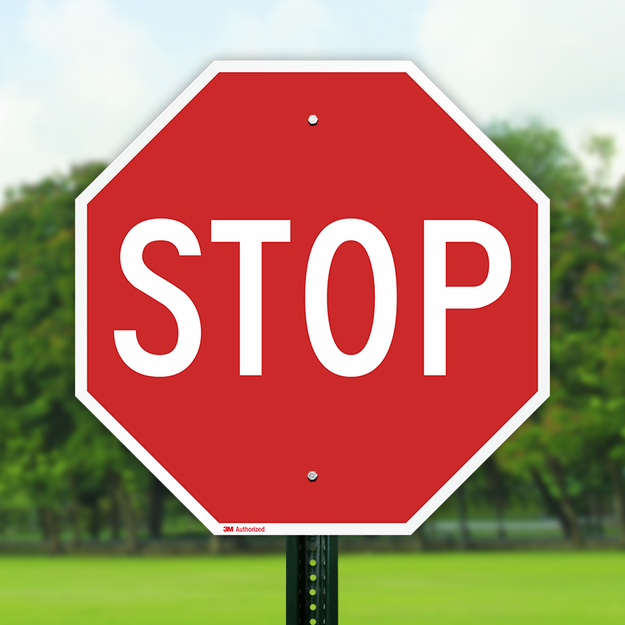
#> input picture week1/stopsign.png, 625 x 625 px, shrunk from 800 x 800 before the run
$ python 01_skill_booster.py
#> lines starting #> are read from the running program, lines starting #| are printed output that depends on the picture; after the words box and inside, x2 and y2 are one past the last pixel; in counts of white or black regions, pixels touching at a corner belong together
import cv2
import numpy as np
import sys

filepath = sys.argv[1] if len(sys.argv) > 1 else "stopsign.png"
img = cv2.imread(filepath)
#> img is the input picture: shape (625, 625, 3); mean B, G, R 103.1, 127.7, 175.1

COLORSHSV = {
    "red1": ([0, 80, 80], [10, 255, 255]),
    "red2": ([170, 80, 80], [179, 255, 255]),
    "orange": ([11, 80, 80], [25, 255, 255]),
    "yellow": ([26, 80, 80], [34, 255, 255]),
    "green": ([35, 80, 80], [85, 255, 255]),
    "blue": ([86, 80, 80], [130, 255, 255]),
    "purple": ([131, 80, 80], [169, 255, 255]),
    "white": ([0, 0, 200], [179, 30, 255]),
    "black": ([0, 0, 0], [179, 255, 50])

}


def createcolormasks(image, title, save=False):
#> called with title = 'Original Image', save = True
    hsv_image = cv2.cvtColor(image, cv2.COLOR_BGR2HSV)
#> hsv_image: shape (625, 625, 3); mean H, S, V 32.7, 127.4, 187.8
    masks = {}

    #create color masks, currently hard coded for red, orange, yellow, green, blue, and purple
    for color, value in COLORSHSV.items():
        lower = np.array(value[0], dtype=np.uint8)
        upper = np.array(value[1], dtype=np.uint8)
        masks[color] = cv2.inRange(hsv_image, lower, upper)
#> after the loop, masks = 9 items

        #cv2.imshow(title, image)
    #handle red separately since it wraps around the hue spectrum
    masks["red"] = cv2.bitwise_or(masks.pop("red1"), masks.pop("red2"))

    # save images if save is True
    if save:
        for color, mask in masks.items():
            mask_image = cv2.bitwise_and(image, image, mask=mask)
            cv2.imshow(f"{color} mask", mask_image)
            filename = f"{color}_mask.jpg"
            cv2.imwrite(filename, mask_image)
            print(f"Mask saved as {filename}")
#> this loop made 8 passes
#> (color, filename) on passes 1 to 8: ('orange', 'orange_mask.jpg'), ('yellow', 'yellow_mask.jpg'), ('green', 'green_mask.jpg'), ('blue', 'blue_mask.jpg'), ('purple', 'purple_mask.jpg'), ('white', 'white_mask.jpg'), ('black', 'black_mask.jpg'), ('red', 'red_mask.jpg')
#| Mask saved as orange_mask.jpg
#| Mask saved as yellow_mask.jpg
#| Mask saved as green_mask.jpg
#| Mask saved as blue_mask.jpg
#| Mask saved as purple_mask.jpg
#| Mask saved as white_mask.jpg
#| Mask saved as black_mask.jpg
#| Mask saved as red_mask.jpg
#> pass 2, in createcolormasks, `mask_image = cv2.bitwise_and(image, image, mask=mask)`:
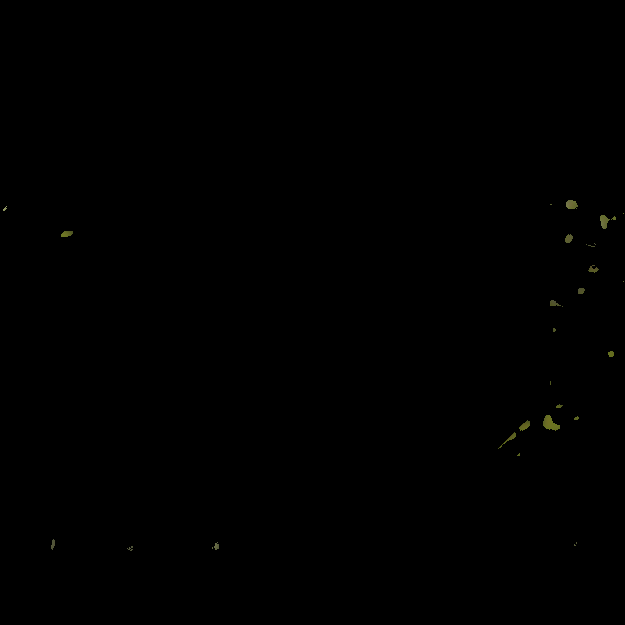
#> mask_image: shape (625, 625, 3); mean B, G, R 0.1, 0.2, 0.2
#> pass 3, in createcolormasks, `mask_image = cv2.bitwise_and(image, image, mask=mask)`:
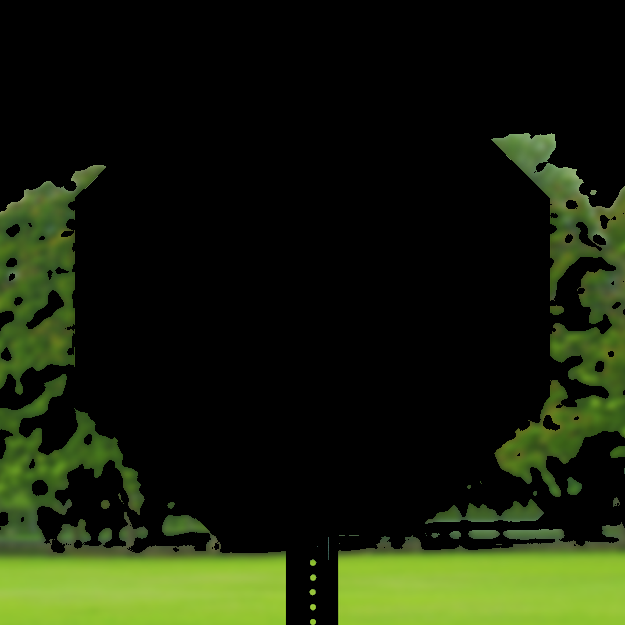
#> mask_image: shape (625, 625, 3); mean B, G, R 11.1, 32.9, 24.4
    '''
    for color, mask in masks.items():
            cv2.imshow(f"{color} mask", mask)
    '''

    return masks

def findcenter_object(image,color, mask):


    contours, hierarchy = cv2.findContours(
    mask,
    cv2.RETR_EXTERNAL,
    cv2.CHAIN_APPROX_SIMPLE)
    if len(contours) == 0:
        print(f"{color}: No object found")
        return
    main_contour = max(contours, key=cv2.contourArea)
    if cv2.contourArea(main_contour) > 1000:  # Adjust threshold as needed
        M = cv2.moments(main_contour)
        if M["m00"] != 0:

            cX = int(M["m10"] / M["m00"])
            cY = int(M["m01"] / M["m00"])
            print(f"{color}: Object found at ({cX}, {cY})")
            scale = 0.5 + (min(image.shape[:2]) / 1000)
            cv2.drawContours(image, [main_contour], -1, (0, 255, 0), int(2.5*scale))
            cv2.circle(image, (cX, cY), int(7*scale), (255, 0, 0), -1)
            cv2.putText(image, f"{color} center", (cX - 20, cY - 20),
                        cv2.FONT_HERSHEY_SIMPLEX, scale*0.8, (0, 0, 0), 2)
        else:
            print(f"{color}: Object found but moments calculation failed")
            return
    else:
        print(f"{color}: Object found but area is too small")
        return


masks = createcolormasks(img, "Original Image", save=True)
#> masks = 8 items

for color, mask in masks.items():
        findcenter_object(img, color, mask)
#> this loop made 8 passes
#> (color, cX in findcenter_object, cY in findcenter_object) on passes 3, 6, 7, 8: ('green', 113, 549), ('white', 309, 234), ('black', 309, 583), ('red', 312, 297)
#| orange: Object found but area is too small
#| yellow: Object found but area is too small
#| green: Object found at (113, 549)
#| blue: No object found
#| purple: No object found
#| white: Object found at (309, 234)
#| black: Object found at (309, 583)
#| red: Object found at (312, 297)
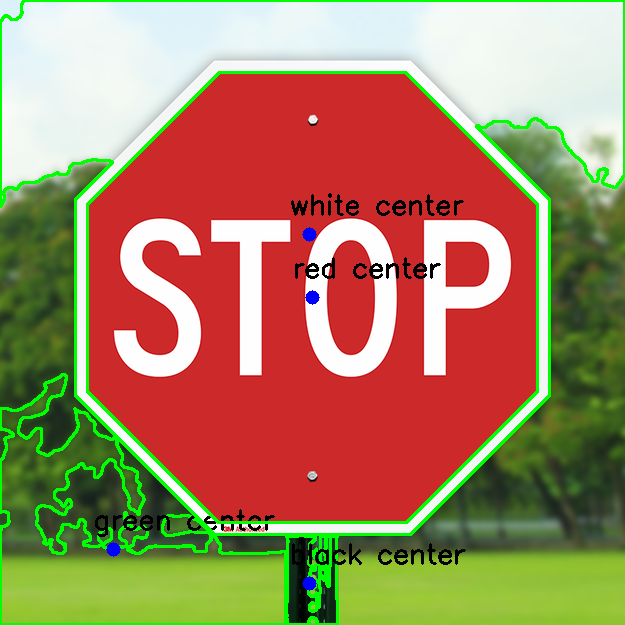
#> img: shape (625, 625, 3); 6.18% of pixels changed, all inside (x1, y1, x2, y2) = (0, 0, 625, 625)

cv2.imshow("Detected Objects", img)
print("Masks created and saved.")
cv2.waitKey(0)
cv2.destroyAllWindows()
